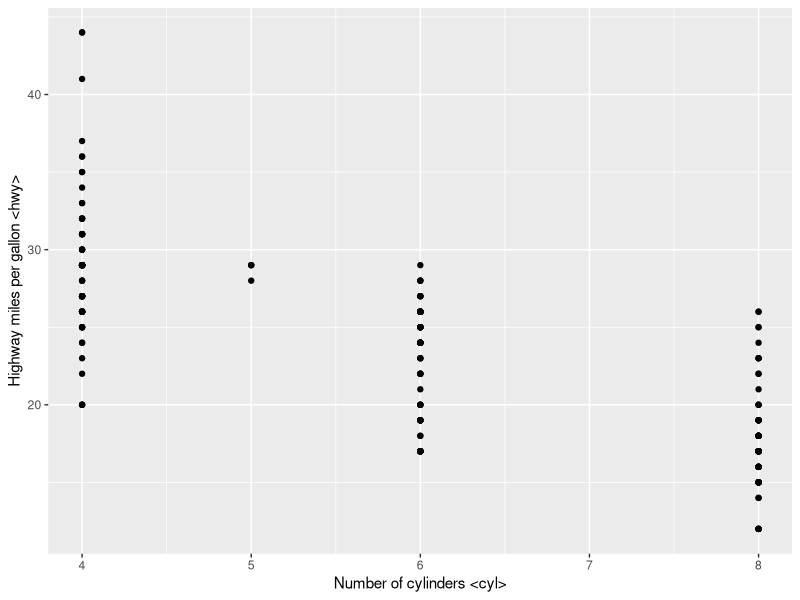
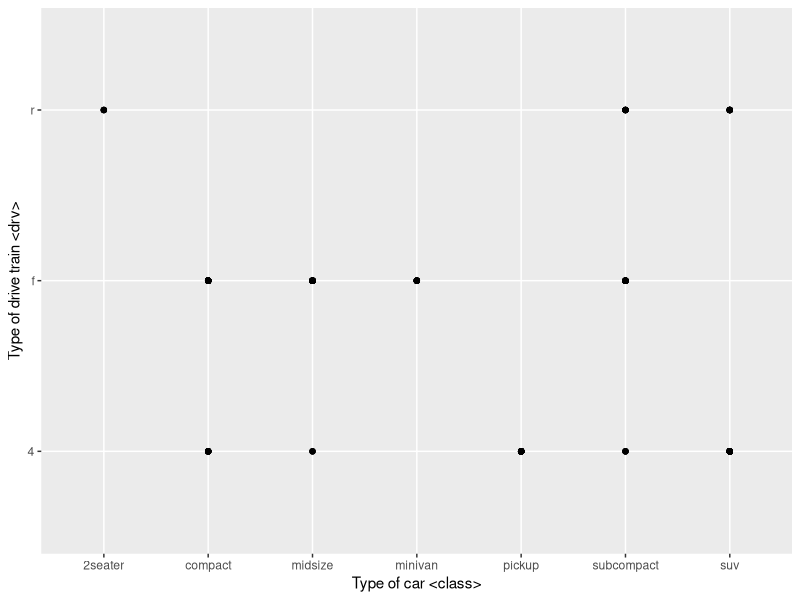
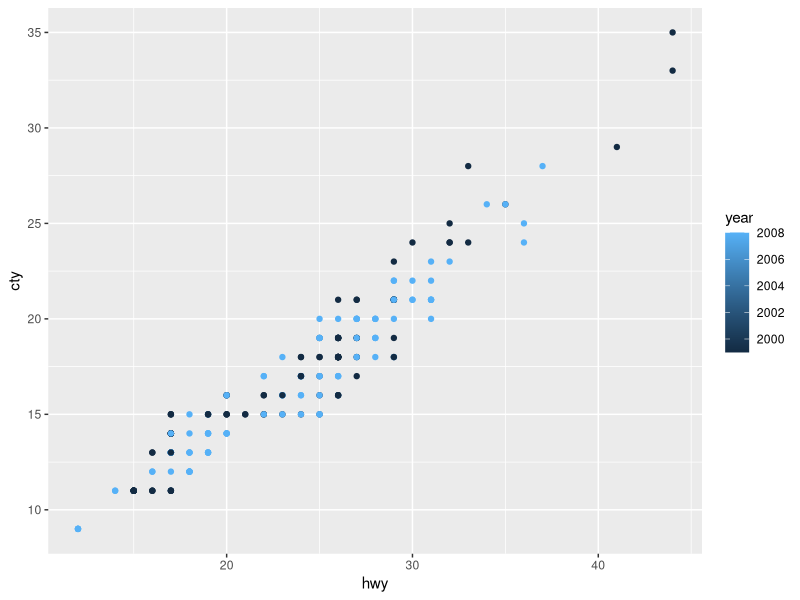
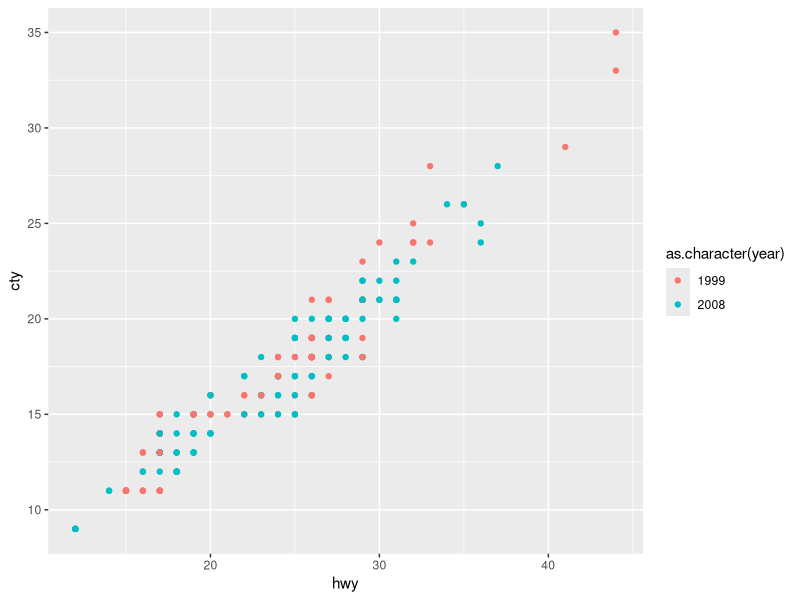
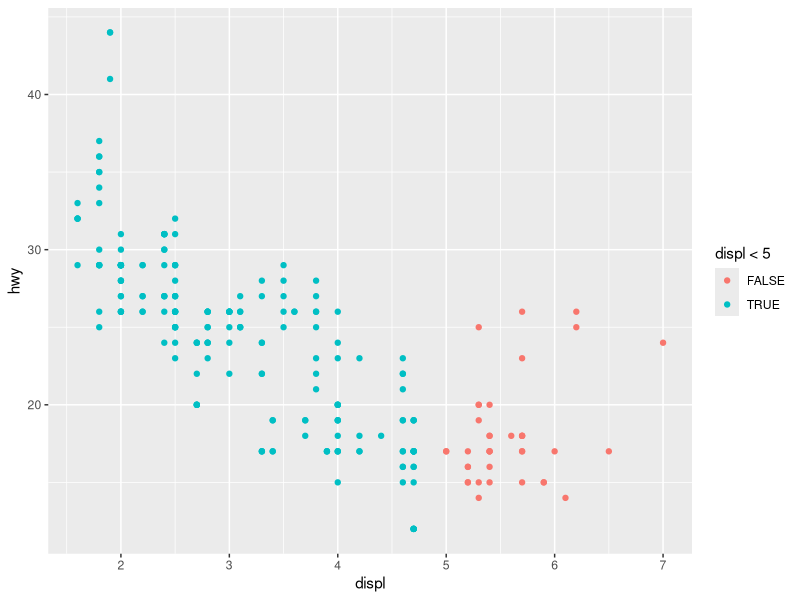
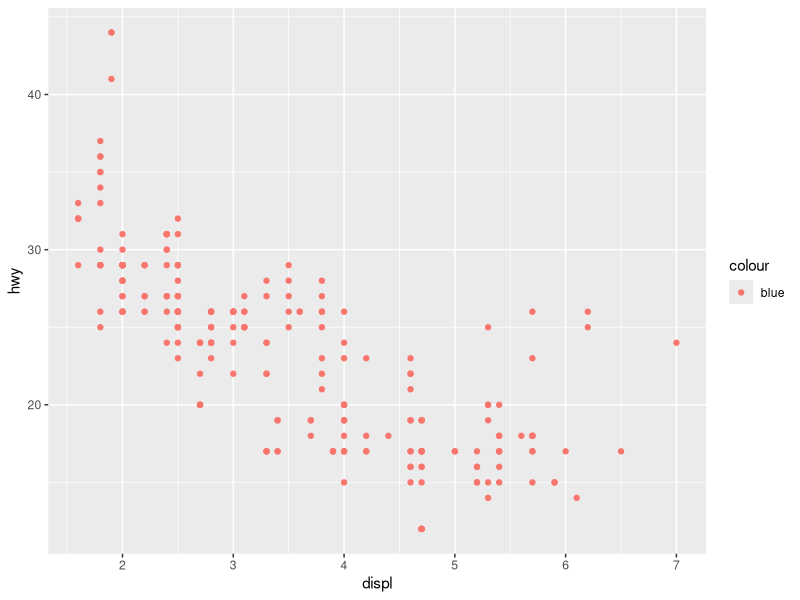
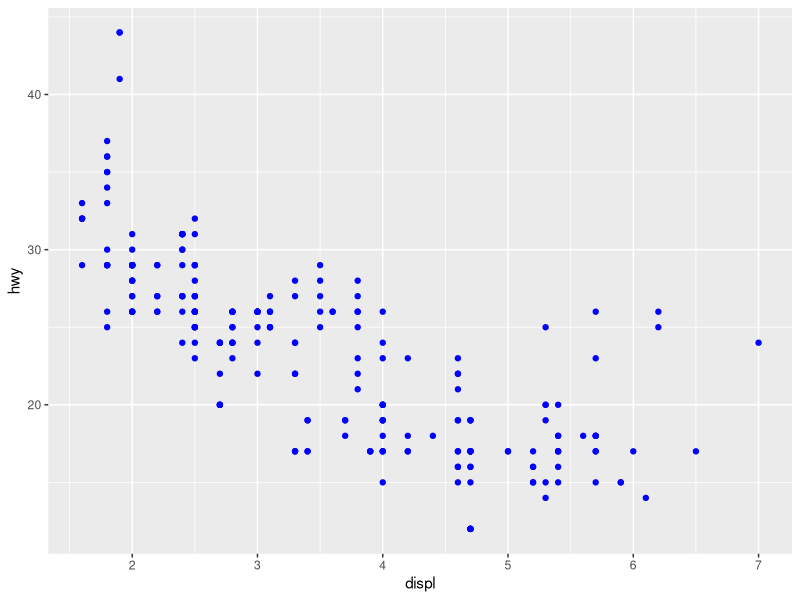
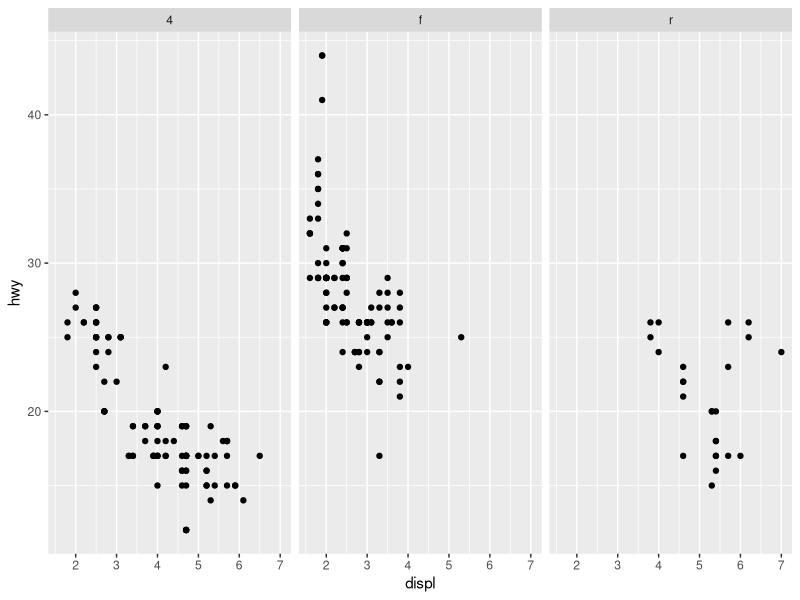

The R script that drew these images, in order:
## ---- chunk 1
library(tidyverse)
knitr::opts_chunk$set(echo = TRUE)
## ---- chunk 2
new.packages
## ---- chunk 3
library(tidyverse)
view(mpg)
## ---- chunk 4
nrow(mpg)
ncol(mpg)
## ---- chunk 5
ggplot(data = mpg) +
geom_point(mapping = aes(x = cyl, y = hwy)) +
labs(x = "Number of cylinders <cyl>",
y = "Highway miles per gallon <hwy>")
## ---- chunk 6
?mpg
## ---- chunk 7
ggplot(data = mpg) +
geom_point(mapping = aes(x = class, y = drv)) +
labs(x = "Type of car <class>",
y = "Type of drive train <drv>")
## ---- chunk 8
?mpg
print(mpg)
## ---- chunk 9
    # Graph 1
    ggplot(data = mpg) +
      geom_point(mapping = aes(x = hwy, y = cty, color = year))
    
    # Graph 2
    ggplot(data = mpg) +
      geom_point(mapping = aes(x = hwy, y = cty, color = as.character(year)))
## ---- chunk 10
    ggplot(data = mpg) +
      geom_point(mapping = aes(x = displ, y = hwy, color = displ< 5))
## ---- chunk 11
    ggplot(data = mpg) +
      geom_point(mapping = aes(x = displ, y = hwy, color = "blue"))
## ---- chunk 12
    ggplot(data = mpg) +
      geom_point(mapping = aes(x = displ, y = hwy), color = "blue")
## ---- chunk 13
    ggplot(data = mpg) +
      geom_point(mapping = aes(x = displ, y = hwy)) +
      facet_grid(cols = vars(drv))
    
    ggplot(data = mpg) +
      geom_point(mapping = aes(x = displ, y = hwy)) +
      facet_grid(rows = vars(year))
    
    ggplot(data = mpg) +
      geom_point(mapping = aes(x = displ, y = hwy)) +
      facet_grid(rows = vars(year), cols = vars(drv))
## ---- chunk 14
 ggplot(data = mpg) +
      geom_point(mapping = aes(x = displ, y = hwy)) +
      facet_grid(cols = vars(cty))
## ---- chunk 15
ggplot(data = mpg) +
      geom_point(aes(x = class, y = hwy, color = class)) +
      facet_grid(rows = vars(year)) +
      theme(axis.text = element_text(size = 16))
## ---- chunk 16
ggplot(data = mpg) +
      geom_point(aes(x = class, y = hwy, color = class)) +
      facet_grid(rows = vars(year)) +
      theme(axis.text = element_text(size = 16, angle = 45, vjust = 0.5, hjust=1))
## ---- chunk 17
ggplot(data = mpg) +
  geom_point(aes(x = displ, y = hwy, shape = manufacturer)) +
  facet_grid(rows = vars(year), cols = vars(drv))
## ---- chunk 18
?shape
## ---- chunk 19
    ggplot(data = mpg, mapping = aes(x = displ, y = hwy)) +
      geom_point() +
      geom_smooth(se = FALSE)
    
    ggplot() +
      geom_point(data = mpg, mapping = aes(x = displ, y = hwy)) +
      geom_smooth(data = mpg, mapping = aes(x = displ, y = hwy), se = FALSE)
## ---- chunk 20
    ggplot(data = mpg, mapping = aes(x = displ, y = cty)) +
        geom_point(aes(color = drv)) +
        geom_smooth(se = FALSE)
## ---- chunk 21
    ggplot(data = mpg, mapping = aes(x = displ, y = cty)) + theme(legend.position="none") +  geom_point(aes(color = drv )) + geom_smooth(se = FALSE, color = "black") + 
  labs(x = "Engine displacement, in litres <displ>", y = "City miles per gallon <cty>", title = "City gas mileage and car characteristics") + theme(plot.title = element_text(face = "bold", size = 15, hjust = 0.5))
## ---- chunk 22
?geom_col
## ---- chunk 23
ggplot(data=mpg, aes(x=hwy)) + geom_bar()
## ---- chunk 24
ggplot(data=mpg, aes(x=hwy)) + stat_count()
## ---- chunk 25
?stat_smooth
## ---- chunk 26
ggplot(data = mpg, mapping = aes(x = displ, y = hwy)) +
      geom_point() + stat_smooth()
## ---- chunk 27
    ggplot(data = diamonds) + 
      geom_bar(mapping = aes(x = cut, y = ..prop..))
## ---- chunk 28
  ggplot(data = diamonds) + 
      geom_bar(mapping = aes(x = cut, y = ..prop.., group = 1))
## ---- chunk 29
    ggplot(data = mpg, mapping = aes(x = cty, y = hwy)) + 
      geom_point()
## ---- chunk 30
    ggplot(data = mpg, mapping = aes(x = cty, y = hwy)) +  geom_point() + geom_jitter()
## ---- chunk 31
ggplot(data = mpg, mapping = aes(x = cty, y = hwy)) +  geom_point() + geom_count()
## ---- chunk 32
    ggplot(data = diamonds) + 
    geom_bar(mapping = aes(x = cut, fill = color, y = ..prop.., group = color),
               position = "dodge")
## ---- chunk 33
?coord_flip
## ---- chunk 34
    ggplot(data = mpg, mapping = aes(x = cty, y = hwy)) +
      geom_point() + 
      geom_abline()+
      coord_fixed()
## ---- chunk 35
?geom_abline
?coord_fixed()
?mpg
